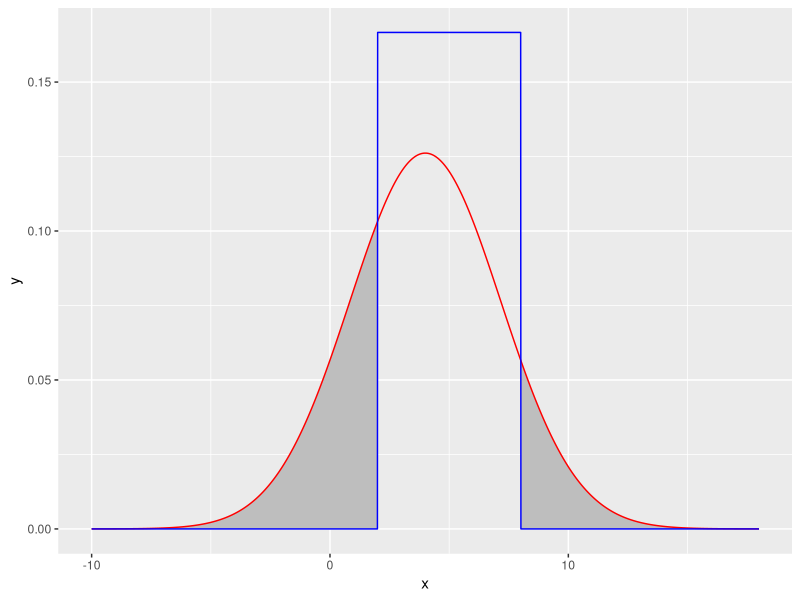

The R source for this figure: (Note: this script raises an error after producing the figure.)
## ---- chunk 1
knitr::opts_chunk$set(echo = TRUE)
## ---- chunk 2
library(ggplot2)
x=seq(-10,18,by=0.01)
dists<-data.frame(x=x,X=dnorm(x,mean=4,sd=sqrt(10)),Y=dunif(x,min=2,max=8))
data1<-dists[dists$x<2,]
data2<-dists[dists$x>8,]
ggplot(dists)+geom_ribbon(data=data1,aes(x=x,ymin=Y,ymax=X), fill="grey")+
  geom_ribbon(data=data2,aes(x=x,ymin=Y,ymax=X), fill="grey")+
  geom_line(aes(x=x,y=X),colour="red")+
  geom_line(aes(x=x,y=Y),colour="blue")+ylab("y")

## ---- chunk 3
P=pnorm(2,4,sqrt(10))+pnorm(8,4,sqrt(10),lower.tail=FALSE)
P
## ---- chunk 4
#set seed for reproducibility
set.seed(2345,kind = "L'Ecuyer-CMRG")
#define range of x-values for which deviates will ge generated
xsize<-seq(-10,18,length=10000)
#define function
prob_func<-function(xsize){
  norm<-rnorm(xsize,mean=4,sd=sqrt(10))
  unif<-runif(xsize,min=2,max=8)
  diff<-norm-unif
  scs<-subset(norm,diff>0)
  p<-length(scs)/length(xsize)
  return(p)
}
p<-prob_func(xsize=xsize)
cat(p)
## ---- chunk 5
library(foreach)
set.seed(2345,kind = "L'Ecuyer-CMRG")
# no. of bootstrapped samples
NRepeat <- 2000
#distributions
norm<-rnorm(xsize,mean=4,sd=sqrt(10))
unif<-runif(xsize,min=2,max=8)
#observed data to be resampled
obsData <- data.frame(norm, unif)
newp<-c()
# loop across all samples
library(doParallel)
#create cluster
cl <- parallel::makeCluster(spec = 4/4, type= "PSOCK")
registerDoParallel(cl)

newp<- foreach(i=1:NRepeat, .combine = "c")%dopar%{
  # resample with replacement
  bootData <- obsData[sample(x = length(xsize), size = length(xsize), replace = T), ]
  
  # calculate probability in this alternative sample
  newdiff<-bootData[,1]-bootData[,2]
  newscs<-subset(newdiff,newdiff>0)
  length(newscs)/length(xsize)}

#visualisation
hist(newp, main = "Sampling Distribution for Pr(X>Y)",xlab="Probability",breaks=15)
abline(v = mean(newp), lty=2,lwd = 3, col="red")
cat(mean(newp))
## ---- chunk 6
#define vector
variance <- foreach(i=2:length(newp),.combine = "c")%dopar%{
  var(newp[1:(i+1)])
}

result<-data.frame(vars=variance,n_sim=seq(2,2000))
#plot variances
ggplot(result)+geom_point(aes(x=n_sim,y=vars))+xlab("Number of Simulations")+
  ylab("Sample Variance of Probabilities")+
  geom_hline(yintercept=mean(result$vars[1000:1998]), linetype="dashed", color = "red")
cat(mean(result$vars[1000:1998]))
## ---- chunk 7
#generate values of p from samples with increasing number of deviates
p<-foreach(i=1:1000,.combine="c")%dopar%{
    norm<-rnorm(i,mean=4,sd=sqrt(10))
    unif<-runif(i,min=2,max=8)
    diff<-norm-unif
    scs<-subset(diff,diff>0)
    length(scs)/i}
#define variances
varp<-foreach(i=1:1000-1,.combine = "c")%dopar%{
  varp<-var(p[1:(i+1)])
}
#plot variances
plot(x=seq(1:1000),y=varp,xlab="Individual Simulations of p",
     ylab="Single Sample Variance")
## ---- chunk 8
tourn_func<-function(winp){
  #loss probability
  lossp=1-winp
  #possible outcomes
  outcome<-c("win","loss")
  #define empty vector
  tournres<-c()
  #loop over number of possible rounds
  for(i in 1:9){
    matchres<-sample(outcome,1,replace=T,prob=c(winp,lossp))
    tournres<-c(tournres,matchres)
    if(length(tournres[tournres=="loss"])==3){
      break}
    if(length(tournres[tournres=="win"])==7){
      break}
    }
  #total number of games played
  n_games<-length(tournres)
  #winrate
  winrate<-length(tournres[tournres=="win"])/length(tournres)
  #dataframe of results
  statdf<-data.frame(n=n_games,winrate=winrate)
}
## ---- chunk 9
#number of deviates
np=1000
#for reproducibility
set.seed(30)
#vector of deviates from uniform distribution
pvec<-sort(runif(np,min=0,max=1))
#define empty vectors for the outcome statistics
nvec<-c()
winrvec<-c()
#loop over all deviates
for(i in seq(np)){
  tourn<-tourn_func(pvec[i])
  nvec<-c(nvec,tourn$n)
  winrvec<-c(winrvec,tourn$winrate)
}
#collect results in a dataframe
tourndf<-data.frame(p=pvec,n_games=nvec,obs_winrate=winrvec)
#plot number of games against p
ggplot(tourndf)+
  geom_point(aes(x=pvec,y=nvec))+
  xlab("p")+ylab("Number of Games")+
  ggtitle("Games Played for Each Randomly Drawn p")+
  theme(plot.title = element_text(hjust = 0.5))
## ---- chunk 10
#number of simulations for each p
prep=1000
#define vector of p
sq<-seq(0,1,by=0.1)
pvec<-rep(sq,each=prep)
#create empty vectors to store statistics
nvec<-c()
winrvec<-c()
#loop over all p
for(i in seq(length(pvec))){
  tourn<-tourn_func(pvec[i])
  nvec<-c(nvec,tourn$n)
  winrvec<-c(winrvec,tourn$winrate)
}
#collect results in dataframe
tourndf<-data.frame(p=pvec,n_games=nvec,obs_winrate=winrvec)
#calculate statistics for each different p
mean_gam<-tapply(tourndf$n_games, pvec, mean)
mean_obswin<-tapply(tourndf$obs_winrate, pvec, mean)
#collect averaged statistics in dataframe
means_res<-data.frame(p=sq,n_games=mean_gam,obs_winrate=mean_obswin,discrepancy=sq-mean_obswin)
#print dataframe
row.names(means_res)=NULL
knitr::kable(means_res[,c(1,2)])
#plot results
ggplot(means_res)+
  geom_smooth(aes(x=p,y=n_games),colour="red",method="loess")+
  geom_point(aes(x=p,y=n_games))+
  xlab("p")+ylab("Mean Games Played")+
  scale_y_continuous(limits = c(3, 8))+
  ggtitle("Effect of Win Probability on Number of Games Played")+
  theme(plot.title = element_text(hjust = 0.5))
## ---- chunk 11
ggplot(means_res)+
  geom_smooth(aes(x=p,y=obs_winrate),colour="red",method="loess")+
  geom_point(aes(x=p,y=obs_winrate))+
  geom_line(aes(x=p,y=p),colour="darkgrey",size=1,linetype="dashed")+
  xlab("Assumed")+
  ylab("Observed")+
  ggtitle("Relationship between Assumed and Observed Winrates")+
  theme(plot.title = element_text(hjust = 0.5))

knitr::kable(means_res[,c(1,3,4)])
## ---- chunk 12
no_games=c(3:9)
#function for maximum likelihood probabilities for each no. games played
ml<-function(w){
  l=1-w
  probs<-c(l^3,choose(4,3)*l^3*w,choose(5,3)*l^3*w^2,choose(6,3)*l^3*w^3,
           choose(7,3)*l^3*w^4+w^7,choose(8,3)*l^3*w^5+choose(8,1)*l*w^7,
           choose(9,3)*l^3*w^6+choose(9,2)*l^2*w^7)
  return(probs)
}
#collect maximum likelihood probabilities for each win rate
data<-data.frame(no_games=no_games,ml0=ml(0),ml.1=ml(.1),ml.2=ml(.2),ml.3=ml(.3),
                 ml.4=ml(.4),ml.5=ml(.5),ml.6=ml(.6),ml.7=ml(.7),ml.8=ml(.8),
                 ml.9=ml(.9),ml1=ml(1))
#plot games played against maximum likelihood probabilities for each assumed win rate w"
ggplot(data)+stat_smooth(aes(x=no_games,y=ml0,colour="p=0"),se=FALSE)+
     geom_smooth(aes(x=no_games,y=ml.1,colour="p=0.1"),se=FALSE)+
     geom_smooth(aes(x=no_games,y=ml.2,colour="p=0.2"),se=FALSE)+
     geom_smooth(aes(x=no_games,y=ml.3,colour="p=0.3"),se=FALSE)+
     geom_smooth(aes(x=no_games,y=ml.4,colour="p=0.4"),se=FALSE)+
     geom_smooth(aes(x=no_games,y=ml.5,colour="p=0.5"),se=FALSE)+
     geom_smooth(aes(x=no_games,y=ml.6,colour="p=0.6"),se=FALSE)+
     geom_smooth(aes(x=no_games,y=ml.7,colour="p=0.7"),se=FALSE)+
     geom_smooth(aes(x=no_games,y=ml.8,colour="p=0.8"),se=FALSE)+
     geom_smooth(aes(x=no_games,y=ml.9,colour="p=0.9"),se=FALSE)+
     geom_smooth(aes(x=no_games,y=ml1,colour="p=1"),se=FALSE)+
     xlab("games played")+ylab("Maximum Likelihood Probability")
